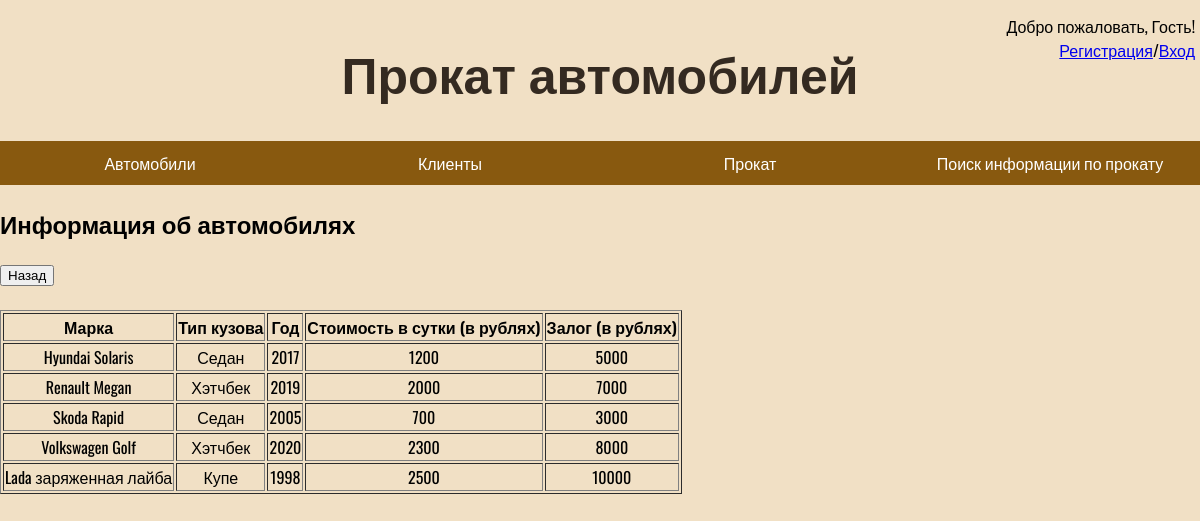
The page /auto_list.php on the database its author committed.
### tables this page shows
CREATE TABLE `auto` (
  `id_auto` int(11) NOT NULL,
  `marka` varchar(255) NOT NULL,
  `type` varchar(255) NOT NULL,
  `year` int(11) NOT NULL,
  `cost_per_day` int(11) NOT NULL,
  `deposit` int(11) NOT NULL
);

### auto_list.php (the view, shortened to what this page needs)
<!DOCTYPE html>
<html>
<head>
    <link rel="stylesheet" type="text/css" href="css/styles.css">
    </head>
    <body>
    <?php
    require_once 'menu.php';
    require_once 'login.php';
    switch ( $_GET["action"])
    {
        case "showlist":
            show_list($link); break;
    }
    function show_list($link)
    {
        global $link;
        $query ='SELECT * FROM auto';
        $res = mysqli_query($link, $query) or die("Ошибка " . mysqli_error($link));
        echo '<div class="d_cont">';
        echo '<h2>Информация об автомобилях</h2>';
        echo '<button type="button" onClick="history.back();">Назад</button><br>';
        echo '<br><table border="1" class="data_tbl">';
        echo '<tr align="center"><th>Марка</th><th>Тип кузова</th><th>Год</th><th>Стоимость в сутки (в рублях)</th><th>Залог (в рублях)</th></tr>';
        if (empty($_SESSION['id']))
        {
        while ( $item = mysqli_fetch_array( $res ) )
        {
            echo '<tr align="center" class="tbl">';
            echo '<td>'.$item['marka'].'</td>';
            echo '<td>'.$item['type'].'</td>';
            echo '<td>'.$item['year'].'</td>';
            echo '<td>'.$item['cost_per_day'].'</td>';
            echo '<td>'.$item['deposit'].'</td>';
        }
    }
        echo '</table>';
        echo '</div>';
    }
    ?>
    </body>
    </html>

### css/styles.css (style rules this page uses)
:root { --color-bg: #f1e0c5; --color-text: #342a21; }
body { font-family: "Oswald", sans-serif; background-color: var(--color-bg); margin-left: 0px; margin-right: 0px; }

### rows shown on the page
auto: marka "Hyundai Solaris", type "Седан", year "2017", cost_per_day "1200", deposit "5000"
auto: marka "Renault Megan", type "Хэтчбек", year "2019", cost_per_day "2000", deposit "7000"
auto: marka "Skoda Rapid", type "Седан", year "2005", cost_per_day "700", deposit "3000"
auto: marka "Volkswagen Golf", type "Хэтчбек", year "2020", cost_per_day "2300", deposit "8000"
auto: marka "Lada заряженная лайба", type "Купе", year "1998", cost_per_day "2500", deposit "10000"
